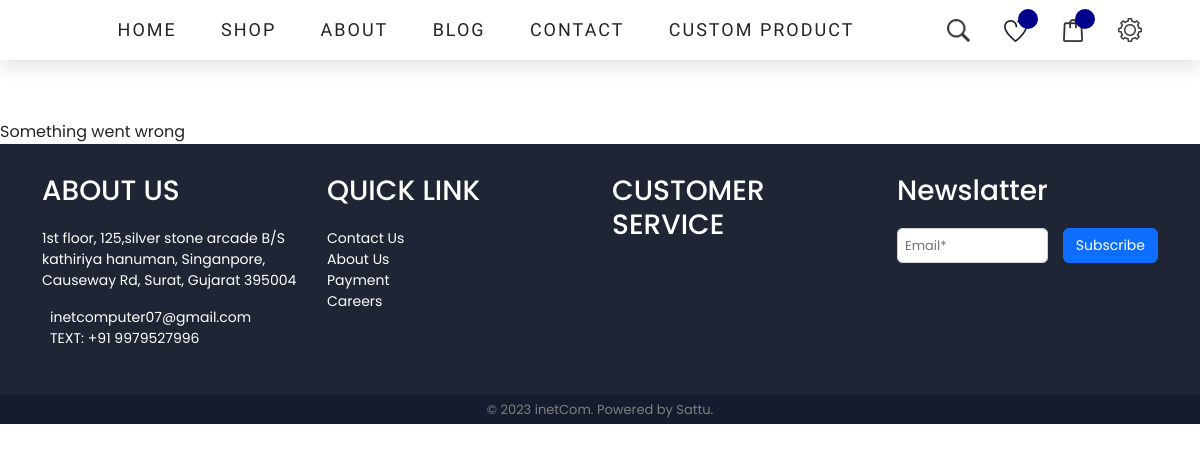
The page /product.php on the database its author committed.
### tables this page shows
CREATE TABLE `store_detail` (
  `id` int(11) NOT NULL,
  `mobile_no` bigint(15) NOT NULL,
  `Email` varchar(50) NOT NULL,
  `Address` varchar(255) NOT NULL,
  `location` text NOT NULL
);

### product.php (the view, shortened to what this page needs)
<?php
include "connect.php";
?>
<!DOCTYPE html>
<html lang="en">
<head>
    <link rel="stylesheet" href="./css/base.css">
    <link href="https://cdn.jsdelivr.net/npm/bootstrap@5.2.3/dist/css/bootstrap.min.css" rel="stylesheet">
    <link rel="stylesheet" href="https://cdnjs.cloudflare.com/ajax/libs/font-awesome/6.3.0/css/all.min.css" />
    <link rel="stylesheet" href="https://cdn.jsdelivr.net/npm/bootstrap-icons@1.10.3/font/bootstrap-icons.css">
    <link rel="stylesheet" href="https://cdn.jsdelivr.net/npm/swiper@9/swiper-bundle.min.css" />
</head>
<body>
    <header>
        <?php
        include("header1.php");
        ?>
    </header>
    <main>
        <?php
        if (isset($_GET['p_id'])) {
            include("section/products.php");
            include("section/products-tab.php");
            include("section/releted-products.php");
            include("section/resent-products.php");
            include("section/products-bar.php");
        } else {
            echo "Something went wrong";
        }
        ?>
    </main>
    <footer>
        <?php
        include("footer.php")
        ?>
    </footer>
    <div class="copy-rights">
        <p>
            © 2023 inetCom. Powered by Sattu.</p>
    </div>
</body>
</html>

### footer.php (shortened to what this page needs)
<div class="container">
<?php
                $cont2_qry=mysqli_query($con,"SELECT * FROM store_detail");
                $cont2_arr =mysqli_fetch_array($cont2_qry);
                ?>
                <div class="row">
                    <div class="col-12 col-md-5 col-lg-3">
                        <div class="foot-block">
                            <div class="foot-txt">
                                <h3>ABOUT US</h3>
                                <p><?= $cont2_arr['Address'] ?></p>
                                <p class="m-0"><a href="mailto:<?= $cont2_arr['Email'] ?>" class="ms-2"><?= $cont2_arr['Email'] ?></a></p>
                                <p><a href="tel:+91<?= $cont2_arr['mobile_no'] ?>" class="ms-2">TEXT: +91 <?= $cont2_arr['mobile_no'] ?></a></p>
                            </div>
                        </div>
                    </div>
                    <div class="col-12 col-md-3">
                        <div class="foot-block">
                            <div class="foot-txt">
                                <h3> QUICK LINK
                                </h3>
                                <ul class="foot-link">
                                    <li> <a href="#"> Contact Us</a></li>
                                    <li> <a href="#"> About Us</a></li>
                                    <li> <a href="#"> Payment</a></li>
                                    <li> <a href="#"> Careers</a></li>
                                </ul>
                            </div>
                        </div>
                    </div>
                    <div class="col-12  col-md-3">
                        <div class="foot-block">
                            <div class="foot-txt">
                                <h3> CUSTOMER SERVICE
                                </h3>
                            </div>
                        </div>
                    </div>
                    <div class="col-12 col-lg-3">
                        <div class="foot-block">
                            <div class="news-latter">
                                <div class="foot-txt">
                                    <h3> Newslatter</h3>
                                </div>
                                <div class="mail-box">
                                    <form method="post"  action="news_letter.php">
                                    <input class="form-control email-inp" required autocomplete="off" name="email"  type="email" placeholder="Email*">
                                    <input class="btn btn-primary" name="news_letter" style="font-size: 14px;" type="submit" value="Subscribe">
                                    </form>
                                </div>
                            </div>
                        </div>
                    </div>
                </div>
            </div>

### css/base.css (style rules this page uses)
:root { --blue: #2b3467; --black: #282828; --border: .2rem solid rgba(0, 0, 0, .1); --outline: .1rem solid rgba(0, 0, 0, .1); --outline-hover: .2rem solid var(var(--black)); --boxshadow: 0 .5rem 1rem rgba(0, 0, 0, .1); --background: #f4f4f4; --bs-modal-width: 600px !important; --h-color: #00008B; --ff-1: 'Pathway Gothic One'; }
html { scroll-behavior: smooth; scroll-padding-top: 7rem; }
* { margin: 0; padding: 0; box-sizing: border-box; font-family: 'Poppins', sans-serif; outline: none; border: none; list-style: none; transition: all .4s linear; }
a { text-decoration: none !important; color: unset !important; }
body { background-color: #eee; position: relative; }
header { box-shadow: var(--boxshadow); transition: all .2s linear; position: fixed; left: 0; top: 0; right: 0; z-index: 100; background-color: white; }
footer { background-color: #1f2534; padding: 30px 0; font-size: 14px; color: white; }
footer .foot-txt h3 { margin-bottom: 20px; }
.foot-link { padding: 0; }
.foot-link li { list-style: none; }
.foot-link li a { text-decoration: none; color: white; }
.copy-rights { background-color: #141c2e; padding: 5px 0; }
.copy-rights p { margin: 0; color: white; text-align: center; font-size: 13px; color: gray; }
footer .mail-box .email-inp { padding: 7px; border-radius: 5px; width: 60%; font-size: 13px; }
footer .mail-box form { display: flex; gap: 15px; }

### product.php (style rules this page uses)
.copy-rights { margin-bottom: 120px; }
main { margin-top: 120px; }

### rows shown on the page
store_detail: Address "1st floor, 125,silver stone arcade B/S kathiriya hanuman, Singanpore, Causeway Rd, Surat, Gujarat 395004", Email "inetcomputer07@gmail.com", mobile_no "9979527996"
